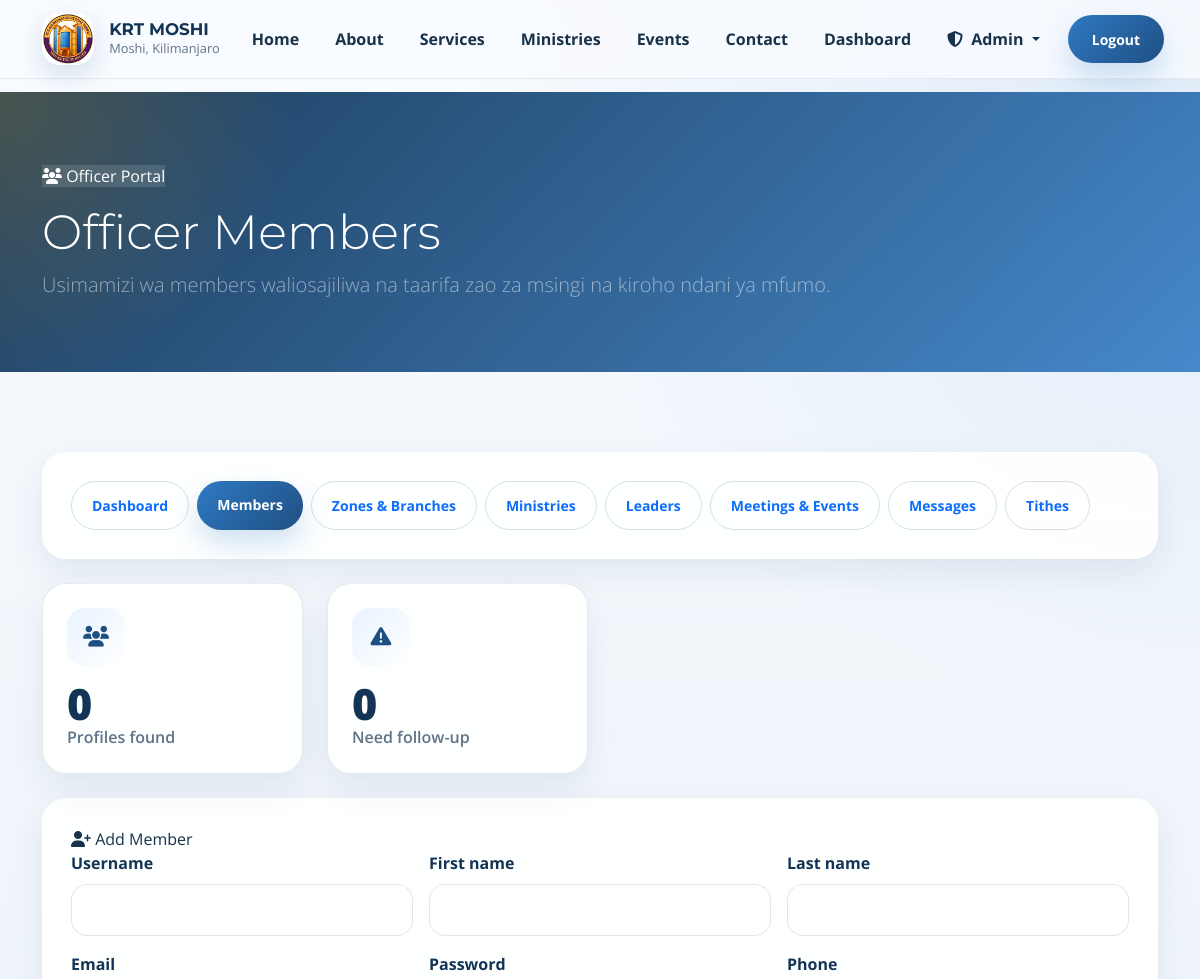
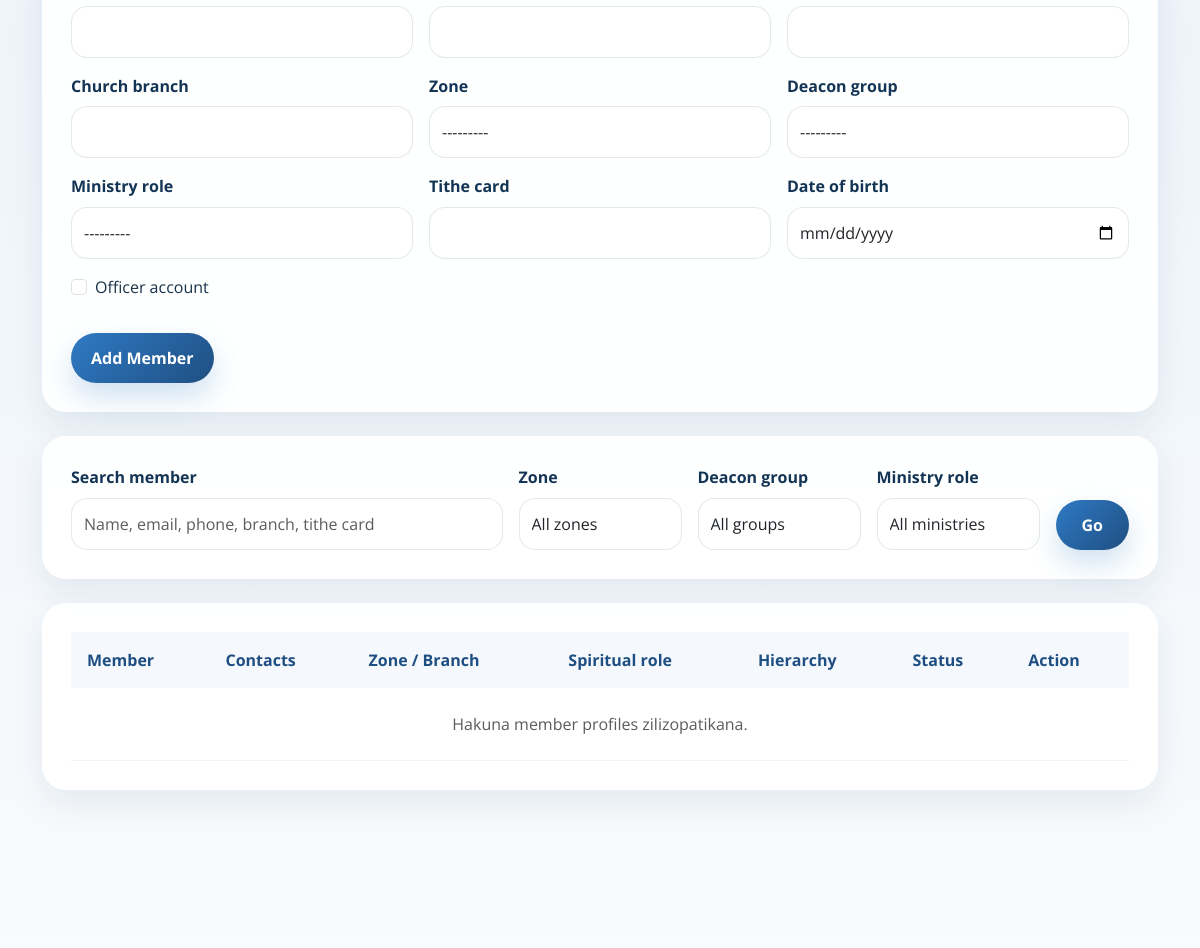
The page /dashboard/officer/members/ (signed in, upper part) on the database as committed earlier (2 pictures, top to bottom).
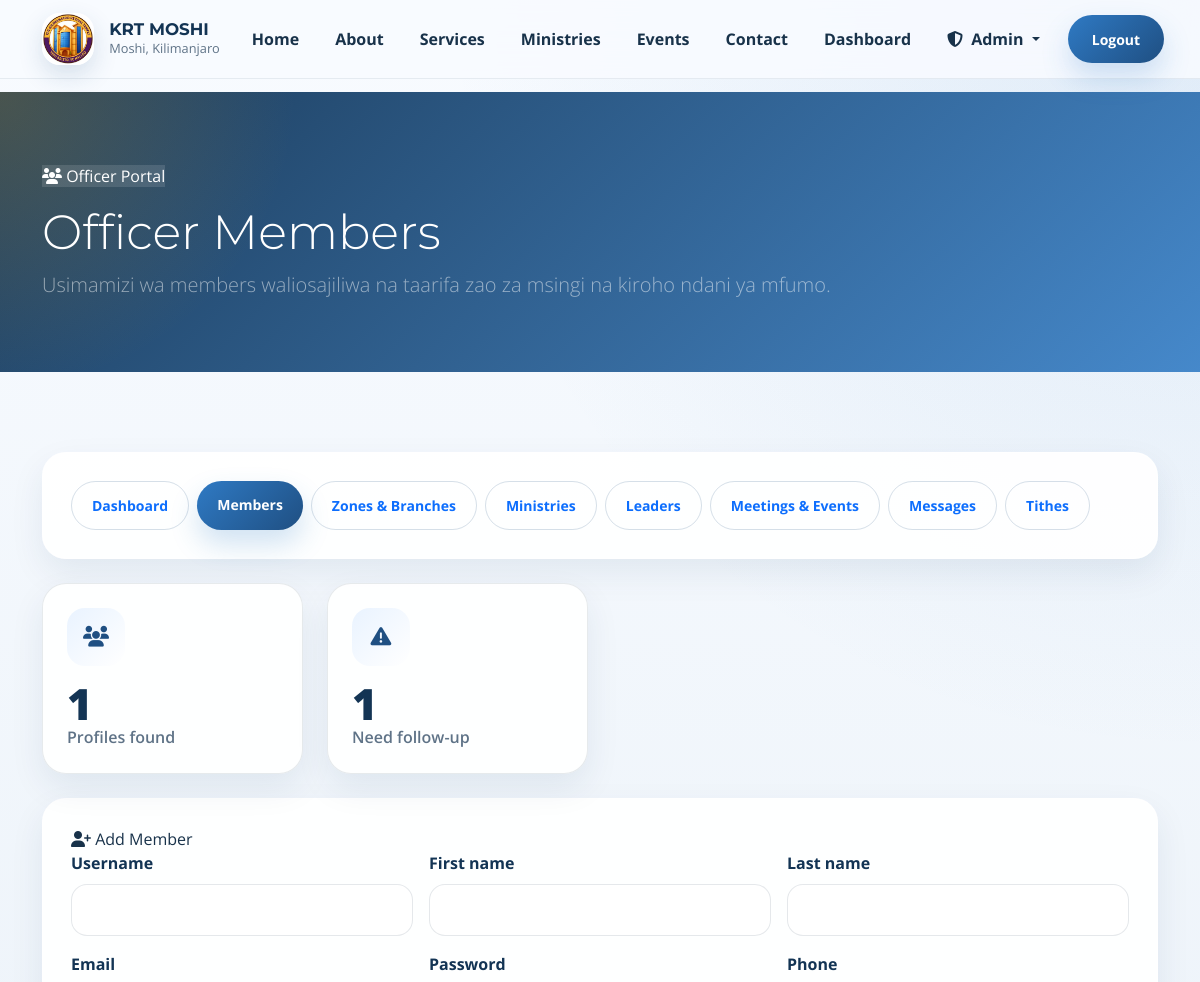
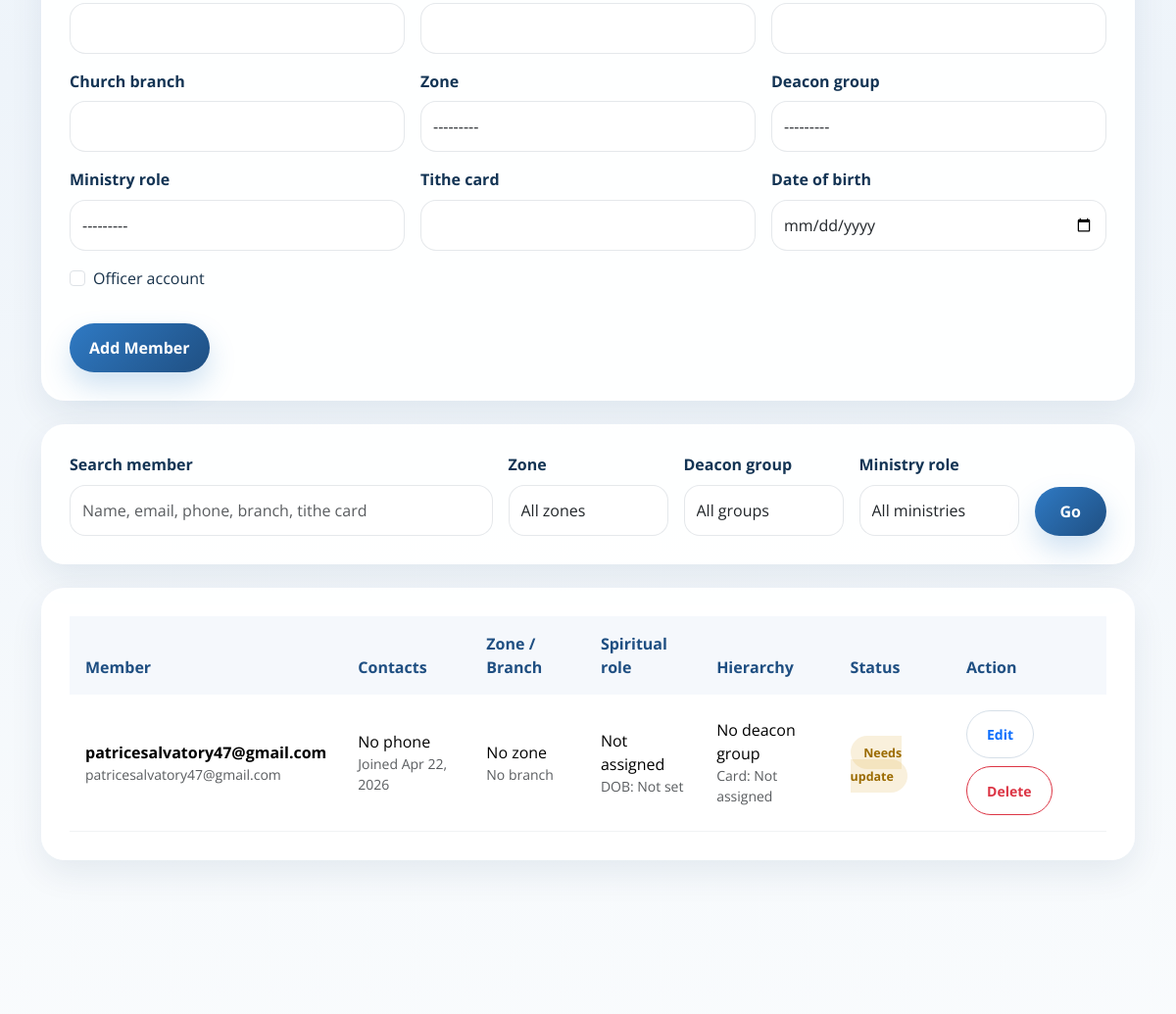
The same page on the database as committed later (2 pictures, top to bottom).
### accounts/models.py (models this page shows, shortened)
class UserProfile(models.Model):
    ROLE_CHOICES = [
        ('member', 'Church Member'),
        ('pastor', 'Pastor'),
        ('assistant_pastor', 'Assistant Pastor'),
        ('elder_council', 'Baraza la Wazee'),
        ('institution_manager', 'Institution Management'),
        ('secretary', 'Church Secretary'),
        ('accountant', 'Church Accountant'),
        ('zone_leader', 'Zone Leader'),
        ('deacon_leader', 'Deacon Leader'),
    ]
    MARITAL_STATUS_CHOICES = [
        ('single', 'Single'),
        ('married', 'Married'),
        ('widowed', 'Widowed'),
        ('divorced', 'Divorced'),
    ]
    user = models.OneToOneField(User, on_delete=models.CASCADE)
    role = models.CharField(max_length=30, choices=ROLE_CHOICES, default='member')
    phone = models.CharField(max_length=20, blank=True)
    church_branch = models.CharField(max_length=100, blank=True)
    zone = models.ForeignKey(Zone, on_delete=models.CASCADE, blank=True, null=True)
    deacon_group = models.ForeignKey('DeaconGroup', on_delete=models.SET_NULL, blank=True, null=True, related_name='members')
    ministry_role = models.ForeignKey(Ministry, on_delete=models.SET_NULL, blank=True, null=True)
    marital_status = models.CharField(max_length=20, choices=MARITAL_STATUS_CHOICES, blank=True)
    spouse_name = models.CharField(max_length=150, blank=True)
    occupation = models.CharField(max_length=150, blank=True)
    tithe_card_number = models.CharField(max_length=50, blank=True, unique=True, null=True)
    date_of_birth = models.DateField(blank=True, null=True)
    joined_at = models.DateField(auto_now_add=True)

### core/views.py (the view, shortened to what this page needs)
# urls.py: path('dashboard/officer/members/', views.officer_members, name='officer_members'),
@login_required
@user_passes_test(is_staff_or_admin)
def officer_members(request):
    site_config = get_site_config()
    full_manage = can_manage_all_records(request.user)
    add_only = can_add_records(request.user)
    profile = get_user_profile(request.user)
    zone_scope, deacon_scope = get_user_scope(profile, request.user)
    member_form = OfficerMemberCreateForm(allow_staff_toggle=full_manage)
    query = request.GET.get('q', '').strip()
    zone_id = request.GET.get('zone', '').strip()
    deacon_group_id = request.GET.get('deacon_group', '').strip()
    ministry_id = request.GET.get('ministry', '').strip()
    members = UserProfile.objects.select_related('user', 'zone', 'deacon_group', 'ministry_role').order_by(
        'user__first_name', 'user__last_name', 'user__username'
    )
    members = filter_members_by_scope(members, zone_scope, deacon_scope)
    if zone_id:
        members = members.filter(zone_id=zone_id)
    if deacon_group_id:
        members = members.filter(deacon_group_id=deacon_group_id)
    if ministry_id:
        members = members.filter(ministry_role_id=ministry_id)
    page_obj = paginate_queryset(request, members, 12)
    context = {
        'site_config': site_config,
        'page_title': 'Officer Members',
        'page_intro': 'Usimamizi wa members waliosajiliwa na taarifa zao za msingi na kiroho ndani ya mfumo.',
        'active_section': 'members',
        'page_obj': page_obj,
        'query': query,
        'selected_zone': zone_id,
        'selected_deacon_group': deacon_group_id,
        'selected_ministry': ministry_id,
        'zones': Zone.objects.order_by('name'),
        'deacon_groups': DeaconGroup.objects.select_related('zone').filter(is_active=True).order_by('zone__name', 'name'),
        'ministries': Ministry.objects.filter(status='active').order_by('name'),
        'total_members': members.count(),
        'incomplete_count': members.filter(
            Q(phone='') | Q(church_branch='') | Q(zone__isnull=True) | Q(date_of_birth__isnull=True)
        ).count(),
        'member_form': member_form,
        'can_add_records': add_only,
        'can_full_manage': full_manage,
        'zone_scope': zone_scope,
        'deacon_scope': deacon_scope,
    }
    return render(request, 'core/officer_members.html', context)

### core/forms.py (called while the page is built)
    def apply_bootstrap(self):
        for field in self.fields.values():
            css_class = 'form-control'
            if isinstance(field.widget, (forms.Select, forms.SelectMultiple)):
                css_class = 'form-select'
            elif isinstance(field.widget, forms.CheckboxInput):
                css_class = 'form-check-input'
            existing = field.widget.attrs.get('class', '')
            field.widget.attrs['class'] = f'{existing} {css_class}'.strip()

### core/models.py (called while the page is built)
    def __str__(self):
        return self.name

### core/views.py (called while the page is built)
def is_staff_or_admin(user):
    if user.is_superuser or user.is_staff:
        return True
    profile = getattr(user, 'userprofile', None)
    return bool(profile and (profile.is_management_role or profile.is_finance_role or profile.can_manage_full_system))

def get_user_profile(user):
    return UserProfile.objects.select_related('zone', 'ministry_role').filter(user=user).first()

def can_manage_all_records(user):
    profile = get_user_profile(user)
    return bool(user.is_superuser or (profile and profile.role in {'pastor', 'secretary'}))

### templates/core/officer_members.html (shortened to what the changed rows need)
{% extends "base.html" %}
{% block content %}
<section class="page-hero">
    <div class="container">
        <h1 class="display-5 text-white mt-3">{{ page_title }}</h1>
    </div>
</section>
<section class="site-section">
    <div class="container">
        <div class="row g-4 mb-4">
            <div class="col-md-6 col-xl-3"><div class="metric-card card h-100"><div class="feature-icon"><i class="fas fa-users"></i></div><div class="metric-value">{{ total_members }}</div><div class="metric-label">Profiles found</div></div></div>
            <div class="col-md-6 col-xl-3"><div class="metric-card card h-100"><div class="feature-icon"><i class="fas fa-triangle-exclamation"></i></div><div class="metric-value">{{ incomplete_count }}</div><div class="metric-label">Need follow-up</div></div></div>
        </div>
        <div class="content-panel">
            <div class="table-responsive">
                <table class="table">
                    <thead>
                        <tr>
                            <th>Member</th>
                            <th>Contacts</th>
                            <th>Zone / Branch</th>
                            <th>Spiritual role</th>
                            <th>Hierarchy</th>
                            <th>Status</th>
                            <th>Action</th>
                        </tr>
                    </thead>
                    <tbody>
                        {% for profile in page_obj %}
                        <tr>
                            <td>
                                <div class="fw-bold">{{ profile.user.get_full_name|default:profile.user.username }}</div>
                                <div class="small text-muted">{{ profile.user.email|default:"No email" }}</div>
                            </td>
                            <td>
                                <div>{{ profile.phone|default:"No phone" }}</div>
                                <div class="small text-muted">Joined {{ profile.joined_at|date:"M d, Y" }}</div>
                            </td>
                            <td>
                                <div>{{ profile.zone.name|default:"No zone" }}</div>
                                <div class="small text-muted">{{ profile.church_branch|default:"No branch" }}</div>
                            </td>
                            <td>
                                <div>{{ profile.ministry_role.name|default:"Not assigned" }}</div>
                                <div class="small text-muted">DOB: {{ profile.date_of_birth|date:"M d, Y"|default:"Not set" }}</div>
                            </td>
                            <td>
                                <div>{{ profile.deacon_group.name|default:"No deacon group" }}</div>
                                <div class="small text-muted">Card: {{ profile.tithe_card_number|default:"Not assigned" }}</div>
                            </td>
                            <td>
                                {% if profile.phone and profile.zone and profile.church_branch and profile.date_of_birth %}
                                <span class="badge-soft-success">Complete</span>
                                {% else %}
                                <span class="badge-soft-warning">Needs update</span>
                                {% endif %}
                            </td>
                            <td>
                                <div class="d-flex gap-2 flex-wrap">
                                    <a href="{% url 'core:officer_member_edit' profile.id %}" class="btn btn-outline-primary btn-sm">Edit</a>
                                    <form method="post" onsubmit="return confirm('Delete this member and profile?');">
                                        <button type="submit" class="btn btn-outline-danger btn-sm">Delete</button>
                                    </form>
                                </div>
                            </td>
                        </tr>
                        {% empty %}
                        <tr><td colspan="7" class="text-center py-4 text-muted">Hakuna member profiles zilizopatikana.</td></tr>
                        {% endfor %}
                    </tbody>
                </table>
            </div>
        </div>
    </div>
</section>
{% endblock %}

Rows that differ between the two databases and show on the page:
added UserProfile: user.get_full_name "patricesalvatory47@gmail.com", user.email "patricesalvatory47@gmail.com", phone "No phone", joined_at "Apr 22, 2026", zone.name "No zone", church_branch "No branch", ministry_role.name "Not assigned", date_of_birth "Not set", deacon_group.name "No deacon group", tithe_card_number "Not assigned", shows "Needs update"
Other text that changed with them:
{{ total_members }}: "0" → "1"
{{ incomplete_count }}: "0" → "1"
text no longer shown: "Hakuna member profiles zilizopatikana."
